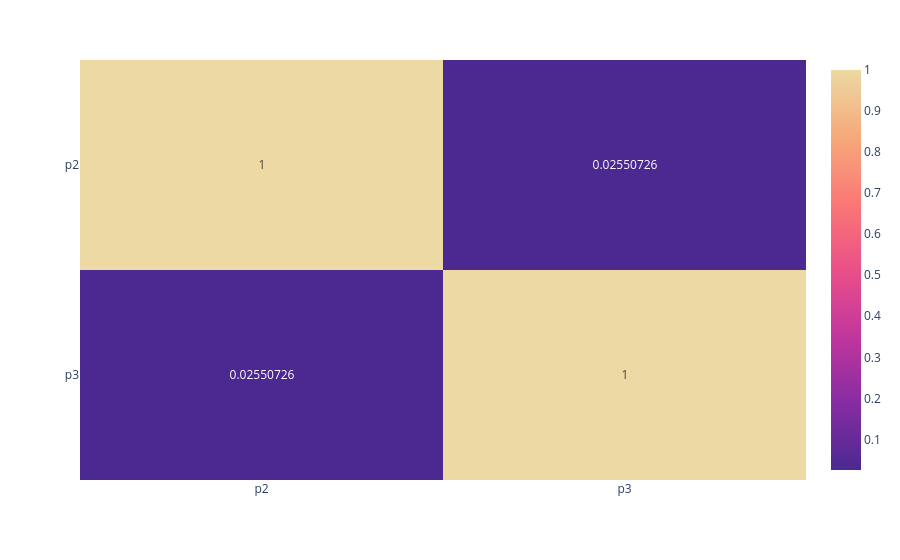

Notebook code for this chart:
### Code cell
fig_corr

### Figure 1 — Plotly figure (JSON) as saved in the notebook; plotly's stock layout.template omitted (floating-point values rounded to 4 significant figures)
{"data": [{"coloraxis": "coloraxis", "hovertemplate": "x: %{x}<br>y: %{y}<br>color: %{z}<extra></extra>", "name": "0", "texttemplate": "%{z}", "type": "heatmap", "x": ["p2", "p3"], "xaxis": "x", "y": ["p2", "p3"], "yaxis": "y", "z": [[1, 0.02551], [0.02551, 1]]}], "layout": {"coloraxis": {"colorscale": [[0, "rgb(75, 41, 145)"], [0.1667, "rgb(135, 44, 162)"], [0.3333, "rgb(192, 54, 157)"], [0.5, "rgb(234, 79, 136)"], [0.6667, "rgb(250, 120, 118)"], [0.8333, "rgb(246, 169, 122)"], [1, "rgb(237, 217, 163)"]]}, "margin": {"t": 60}, "xaxis": {"anchor": "y", "domain": [0, 1]}, "yaxis": {"anchor": "x", "autorange": "reversed", "domain": [0, 1]}}}
